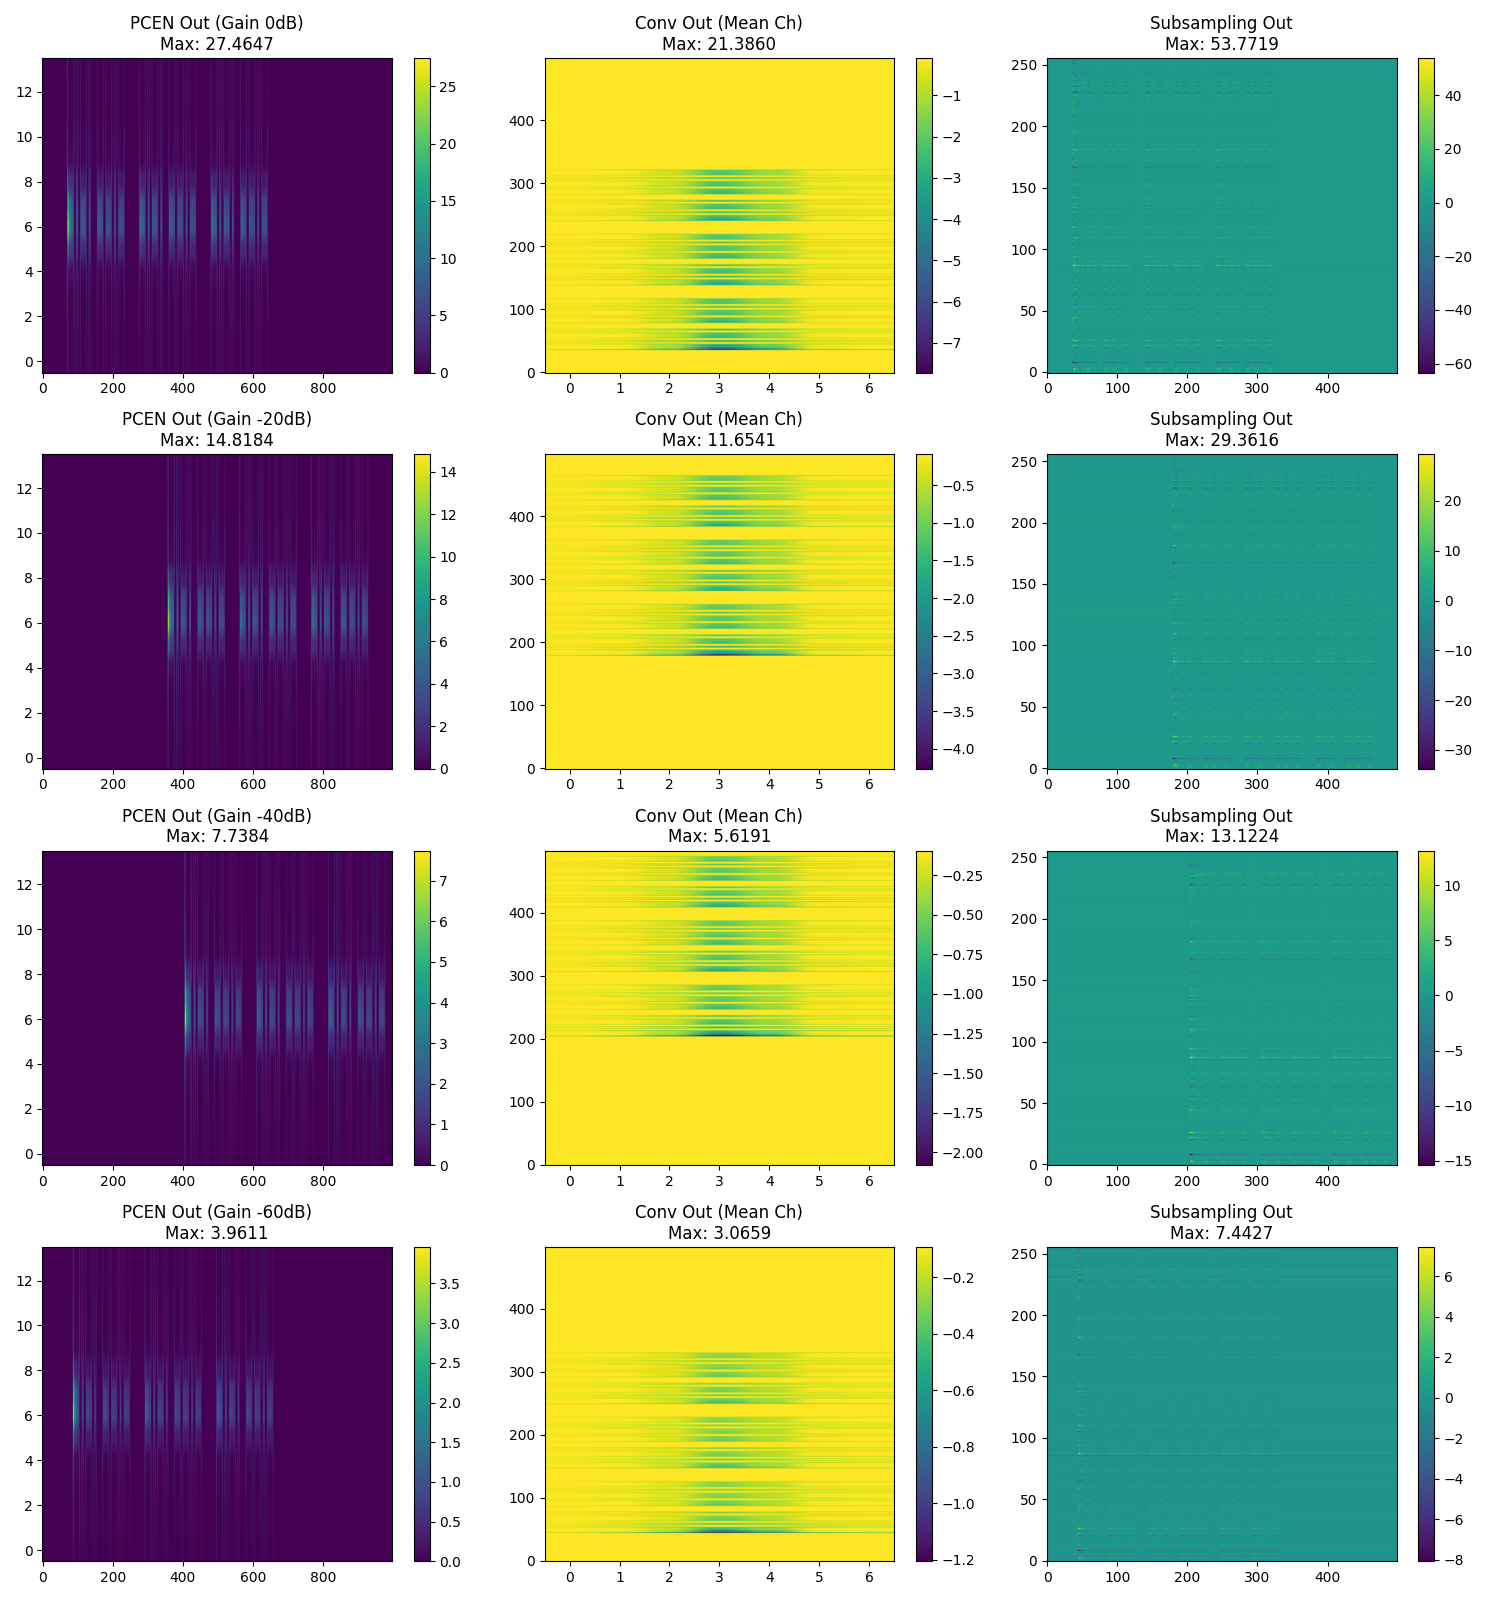

Here is the Python script that generated this plot:
import torch
import torch.nn as nn
import torchaudio
import numpy as np
import matplotlib.pyplot as plt
import os
import sys

# Add parent directory to path to import local modules
sys.path.append(os.path.dirname(os.path.dirname(os.path.abspath(__file__))))

from model import StreamingConformer
from data_gen import generate_sample
import config
import argparse

def investigate_gain(checkpoint_path):
    device = torch.device("cuda" if torch.cuda.is_available() else "cpu")
    
    # 1. Load Model
    if not os.path.exists(checkpoint_path):
        print(f"Checkpoint not found: {checkpoint_path}")
        return

    print(f"Loading checkpoint: {checkpoint_path}")
    checkpoint = torch.load(checkpoint_path, map_location=device)
    model = StreamingConformer().to(device)
    
    # Handle size mismatch due to new PCEN parameters
    model_dict = model.state_dict()
    pretrained_dict = {k: v for k, v in checkpoint['model_state_dict'].items()
                       if k in model_dict and v.shape == model_dict[k].shape}
    
    # Check if PCEN parameters were loaded
    pcen_keys = [k for k in pretrained_dict.keys() if 'pcen' in k]
    if pcen_keys:
        print(f"Loaded PCEN parameters from checkpoint: {pcen_keys}")
    else:
        print("PCEN parameters not found in checkpoint or shape mismatch. Using default values.")

    model_dict.update(pretrained_dict)
    model.load_state_dict(model_dict)
    model.eval()

    # Display PCEN parameters
    with torch.no_grad():
        s = torch.exp(model.pcen.log_s).mean().item()
        alpha = torch.exp(model.pcen.log_alpha).mean().item()
        delta = torch.exp(model.pcen.log_delta).mean().item()
        r = torch.exp(model.pcen.log_r).mean().item()
        print(f"PCEN Parameters (Mean): s={s:.4f}, alpha={alpha:.4f}, delta={delta:.4f}, r={r:.4f}")

    # 2. Spectrogram Transform (same as in train.py)
    spec_transform = torchaudio.transforms.Spectrogram(
        n_fft=config.N_FFT,
        hop_length=config.HOP_LENGTH,
        power=2.0,
        center=False
    ).to(device)
    bin_start = int(round(config.F_MIN * config.N_FFT / config.SAMPLE_RATE))
    bin_end = bin_start + config.N_BINS

    # 3. Hooks to capture activations
    activations = {}
    def get_activation(name):
        def hook(model, input, output):
            if isinstance(output, tuple):
                activations[name] = output[0].detach()
            else:
                activations[name] = output.detach()
        return hook

    model.subsampling.conv.register_forward_hook(get_activation('conv_out'))
    model.subsampling.out_linear.register_forward_hook(get_activation('subsampling_out'))

    # 4. Generate Test Samples with different gains
    test_text = "CQ CQ CQ"
    gains_db = [0, -20, -40, -60]
    
    fig, axes = plt.subplots(len(gains_db), 3, figsize=(15, 4 * len(gains_db)))
    
    for i, gain_db in enumerate(gains_db):
        print(f"Testing Gain: {gain_db} dB")
        
        # Generate clean sample first, then apply gain
        waveform, label, signal_labels, boundary_labels = generate_sample(
            test_text, wpm=20, snr_2500=100, frequency=700.0
        )
        
        # Apply gain
        gain = 10 ** (gain_db / 20)
        waveform = waveform * gain
        
        # Process through spectrogram
        x = waveform.unsqueeze(0).to(device)
        spec = spec_transform(x)
        spec = spec[:, bin_start:bin_end, :]
        
        # New logic: raw spec passed to model, PCEN handles it
        mels = spec.transpose(1, 2) # (B, T, F)
        
        # Forward through model with PCEN state
        with torch.no_grad():
            # Capture PCEN output manually for visualization
            input_scaled = mels * model.input_scale
            pcen_out, _ = model.pcen(input_scaled)
            activations['pcen_out'] = pcen_out.detach()
            
            # Full model forward
            (logits, sig_logits, bound_logits), _ = model(mels)
        
        # Plotting
        ax_in = axes[i, 0]
        im_in = ax_in.imshow(activations['pcen_out'][0].cpu().T, aspect='auto', origin='lower')
        ax_in.set_title(f"PCEN Out (Gain {gain_db}dB)\nMax: {activations['pcen_out'].max():.4f}")
        fig.colorbar(im_in, ax=ax_in)

        ax_conv = axes[i, 1]
        conv_out = activations['conv_out'][0].mean(dim=0) # Mean across channels for visualization
        im_conv = ax_conv.imshow(conv_out.cpu(), aspect='auto', origin='lower')
        ax_conv.set_title(f"Conv Out (Mean Ch)\nMax: {activations['conv_out'].max():.4f}")
        fig.colorbar(im_conv, ax=ax_conv)

        ax_sub = axes[i, 2]
        im_sub = ax_sub.imshow(activations['subsampling_out'][0].cpu().T, aspect='auto', origin='lower')
        ax_sub.set_title(f"Subsampling Out\nMax: {activations['subsampling_out'].max():.4f}")
        fig.colorbar(im_sub, ax=ax_sub)

        # Print statistics
        print(f"  PCEN Out    | Max: {activations['pcen_out'].max():.6f}, Mean: {activations['pcen_out'].mean():.6f}")
        print(f"  Conv Out    | Max: {activations['conv_out'].max():.6f}, Mean: {activations['conv_out'].mean():.6f}")
        print(f"  Sub Out     | Max: {activations['subsampling_out'].max():.6f}, Mean: {activations['subsampling_out'].mean():.6f}")
        
        # Check for zero activations
        zero_ratio = (activations['conv_out'] == 0).float().mean().item()
        print(f"  Conv Zero Ratio: {zero_ratio:.2%}")

    plt.tight_layout()
    output_png = "diagnostics/investigate_gain_robustness.png"
    plt.savefig(output_png)
    print(f"Saved visualization to {output_png}")

if __name__ == "__main__":
    parser = argparse.ArgumentParser()
    parser.add_argument("--checkpoint", type=str, default="checkpoints/checkpoint_epoch_614.pt")
    args = parser.parse_args()
    
    investigate_gain(args.checkpoint)